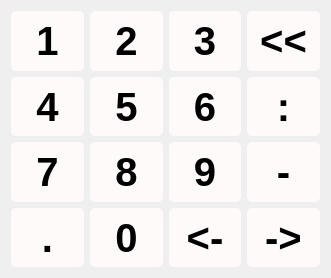
<?xml version="1.0" encoding="UTF-8"?>
<ui version="4.0">
 <class>lds_key</class>
 <widget class="QFrame" name="lds_key">
  <property name="geometry">
   <rect>
    <x>0</x>
    <y>0</y>
    <width>331</width>
    <height>278</height>
   </rect>
  </property>
  <property name="windowTitle">
   <string>Frame</string>
  </property>
  <property name="styleSheet">
   <string notr="true">
QPushButton{
	background:snow;
	border-radius:5px;
	color:black;
	font:bold 30pt;
}
QPushButton:pressed{
	background-color: lightskyblue;
	color:snow;
}</string>
  </property>
  <property name="frameShape">
   <enum>QFrame::NoFrame</enum>
  </property>
  <property name="frameShadow">
   <enum>QFrame::Raised</enum>
  </property>
  <layout class="QGridLayout" name="gridLayout">
   <item row="0" column="0">
    <widget class="QPushButton" name="pushButton">
     <property name="sizePolicy">
      <sizepolicy hsizetype="Expanding" vsizetype="Expanding">
       <horstretch>0</horstretch>
       <verstretch>0</verstretch>
      </sizepolicy>
     </property>
     <property name="focusPolicy">
      <enum>Qt::NoFocus</enum>
     </property>
     <property name="text">
      <string>1</string>
     </property>
    </widget>
   </item>
   <item row="0" column="1">
    <widget class="QPushButton" name="pushButton_2">
     <property name="sizePolicy">
      <sizepolicy hsizetype="Expanding" vsizetype="Expanding">
       <horstretch>0</horstretch>
       <verstretch>0</verstretch>
      </sizepolicy>
     </property>
     <property name="focusPolicy">
      <enum>Qt::NoFocus</enum>
     </property>
     <property name="text">
      <string>2</string>
     </property>
    </widget>
   </item>
   <item row="0" column="2">
    <widget class="QPushButton" name="pushButton_3">
     <property name="sizePolicy">
      <sizepolicy hsizetype="Expanding" vsizetype="Expanding">
       <horstretch>0</horstretch>
       <verstretch>0</verstretch>
      </sizepolicy>
     </property>
     <property name="focusPolicy">
      <enum>Qt::NoFocus</enum>
     </property>
     <property name="text">
      <string>3</string>
     </property>
    </widget>
   </item>
   <item row="0" column="3">
    <widget class="QPushButton" name="pushButton_10">
     <property name="sizePolicy">
      <sizepolicy hsizetype="Expanding" vsizetype="Expanding">
       <horstretch>0</horstretch>
       <verstretch>0</verstretch>
      </sizepolicy>
     </property>
     <property name="focusPolicy">
      <enum>Qt::NoFocus</enum>
     </property>
     <property name="text">
      <string>&lt;&lt;</string>
     </property>
     <property name="autoRepeat">
      <bool>true</bool>
     </property>
    </widget>
   </item>
   <item row="1" column="0">
    <widget class="QPushButton" name="pushButton_5">
     <property name="sizePolicy">
      <sizepolicy hsizetype="Expanding" vsizetype="Expanding">
       <horstretch>0</horstretch>
       <verstretch>0</verstretch>
      </sizepolicy>
     </property>
     <property name="focusPolicy">
      <enum>Qt::NoFocus</enum>
     </property>
     <property name="text">
      <string>4</string>
     </property>
    </widget>
   </item>
   <item row="1" column="1">
    <widget class="QPushButton" name="pushButton_6">
     <property name="sizePolicy">
      <sizepolicy hsizetype="Expanding" vsizetype="Expanding">
       <horstretch>0</horstretch>
       <verstretch>0</verstretch>
      </sizepolicy>
     </property>
     <property name="focusPolicy">
      <enum>Qt::NoFocus</enum>
     </property>
     <property name="text">
      <string>5</string>
     </property>
    </widget>
   </item>
   <item row="1" column="2">
    <widget class="QPushButton" name="pushButton_4">
     <property name="sizePolicy">
      <sizepolicy hsizetype="Expanding" vsizetype="Expanding">
       <horstretch>0</horstretch>
       <verstretch>0</verstretch>
      </sizepolicy>
     </property>
     <property name="focusPolicy">
      <enum>Qt::NoFocus</enum>
     </property>
     <property name="text">
      <string>6</string>
     </property>
    </widget>
   </item>
   <item row="1" column="3">
    <widget class="QPushButton" name="pushButton_15">
     <property name="sizePolicy">
      <sizepolicy hsizetype="Expanding" vsizetype="Expanding">
       <horstretch>0</horstretch>
       <verstretch>0</verstretch>
      </sizepolicy>
     </property>
     <property name="focusPolicy">
      <enum>Qt::NoFocus</enum>
     </property>
     <property name="text">
      <string>:</string>
     </property>
    </widget>
   </item>
   <item row="2" column="0">
    <widget class="QPushButton" name="pushButton_8">
     <property name="sizePolicy">
      <sizepolicy hsizetype="Expanding" vsizetype="Expanding">
       <horstretch>0</horstretch>
       <verstretch>0</verstretch>
      </sizepolicy>
     </property>
     <property name="focusPolicy">
      <enum>Qt::NoFocus</enum>
     </property>
     <property name="text">
      <string>7</string>
     </property>
    </widget>
   </item>
   <item row="2" column="1">
    <widget class="QPushButton" name="pushButton_7">
     <property name="sizePolicy">
      <sizepolicy hsizetype="Expanding" vsizetype="Expanding">
       <horstretch>0</horstretch>
       <verstretch>0</verstretch>
      </sizepolicy>
     </property>
     <property name="focusPolicy">
      <enum>Qt::NoFocus</enum>
     </property>
     <property name="text">
      <string>8</string>
     </property>
    </widget>
   </item>
   <item row="2" column="2">
    <widget class="QPushButton" name="pushButton_9">
     <property name="sizePolicy">
      <sizepolicy hsizetype="Expanding" vsizetype="Expanding">
       <horstretch>0</horstretch>
       <verstretch>0</verstretch>
      </sizepolicy>
     </property>
     <property name="focusPolicy">
      <enum>Qt::NoFocus</enum>
     </property>
     <property name="text">
      <string>9</string>
     </property>
    </widget>
   </item>
   <item row="2" column="3">
    <widget class="QPushButton" name="pushButton_12">
     <property name="sizePolicy">
      <sizepolicy hsizetype="Expanding" vsizetype="Expanding">
       <horstretch>0</horstretch>
       <verstretch>0</verstretch>
      </sizepolicy>
     </property>
     <property name="focusPolicy">
      <enum>Qt::NoFocus</enum>
     </property>
     <property name="text">
      <string>-</string>
     </property>
    </widget>
   </item>
   <item row="3" column="0">
    <widget class="QPushButton" name="pushButton_14">
     <property name="sizePolicy">
      <sizepolicy hsizetype="Expanding" vsizetype="Expanding">
       <horstretch>0</horstretch>
       <verstretch>0</verstretch>
      </sizepolicy>
     </property>
     <property name="focusPolicy">
      <enum>Qt::NoFocus</enum>
     </property>
     <property name="text">
      <string>.</string>
     </property>
    </widget>
   </item>
   <item row="3" column="1">
    <widget class="QPushButton" name="pushButton_13">
     <property name="sizePolicy">
      <sizepolicy hsizetype="Expanding" vsizetype="Expanding">
       <horstretch>0</horstretch>
       <verstretch>0</verstretch>
      </sizepolicy>
     </property>
     <property name="focusPolicy">
      <enum>Qt::NoFocus</enum>
     </property>
     <property name="text">
      <string>0</string>
     </property>
    </widget>
   </item>
   <item row="3" column="2">
    <widget class="QPushButton" name="pushButton_11">
     <property name="sizePolicy">
      <sizepolicy hsizetype="Expanding" vsizetype="Expanding">
       <horstretch>0</horstretch>
       <verstretch>0</verstretch>
      </sizepolicy>
     </property>
     <property name="focusPolicy">
      <enum>Qt::NoFocus</enum>
     </property>
     <property name="text">
      <string>&lt;-</string>
     </property>
     <property name="autoRepeat">
      <bool>true</bool>
     </property>
    </widget>
   </item>
   <item row="3" column="3">
    <widget class="QPushButton" name="pushButton_16">
     <property name="sizePolicy">
      <sizepolicy hsizetype="Expanding" vsizetype="Expanding">
       <horstretch>0</horstretch>
       <verstretch>0</verstretch>
      </sizepolicy>
     </property>
     <property name="focusPolicy">
      <enum>Qt::NoFocus</enum>
     </property>
     <property name="text">
      <string>-&gt;</string>
     </property>
     <property name="autoRepeat">
      <bool>true</bool>
     </property>
    </widget>
   </item>
  </layout>
 </widget>
 <resources/>
 <connections/>
</ui>
